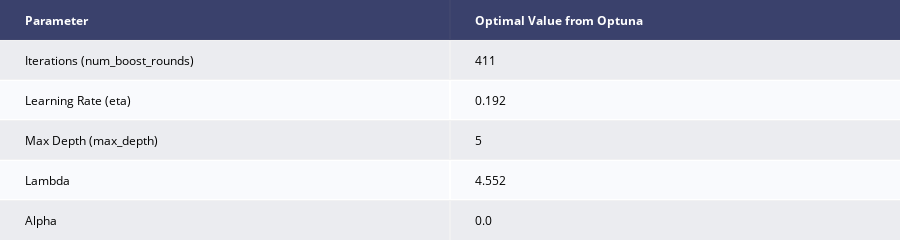

The code cell stored with this chart in its notebook:
### Markdown cell above
Trend Model + XGBoost + Optuna

### Code cell
# Suppress optuna log messages
optuna.logging.set_verbosity(optuna.logging.WARNING) 

# Optuna objective function
def objective_trend_xgb(trial):
    
    # Get data for the trend model
    xtrain_reg = df_train.get_column("Time_index").to_numpy()
    xvalid_reg = df_valid.get_column("Time_index").to_numpy()

    xtrain_reg = xtrain_reg.reshape(-1,1)
    xvalid_reg = xvalid_reg.reshape(-1,1)
    
    ytrain = df_train.get_column("Vehicles").to_numpy()
    yvalid = df_valid.get_column("Vehicles").to_numpy()
    
    # Train and predict w/ the trend model
    reg_model = LinearRegression().fit(xtrain_reg, ytrain)

    # Predicting
    reg_preds_train = reg_model.predict(xtrain_reg)
    reg_preds_valid = reg_model.predict(xvalid_reg)
    
    # Calculate the residuals
    reg_resids_train = (ytrain - reg_preds_train)
    reg_resids_valid = (yvalid - reg_preds_valid)
    
    # Get the data for the XGB model
    xtrain_xgb = df_train.drop(["DateTime", "Junction", "Vehicles"]).to_numpy()
    xvalid_xgb = df_valid.drop(["DateTime", "Junction", "Vehicles"]).to_numpy()
    
    dmat_train = xgb.DMatrix(xtrain_xgb, label = reg_resids_train)
    dmat_valid = xgb.DMatrix(xvalid_xgb, label = reg_resids_valid)
    
    # Suggest hyperparameters
    params = {'objective': 'reg:squarederror',
              'eval_metric': 'rmse',
              'seed': 19970507,
              'eta': trial.suggest_float("eta", 1e-2, 0.25, log = True),
              'max_depth': trial.suggest_int("max_depth", 1, 14),
              'lambda': trial.suggest_float("lambda", 1e-8, 100.0, log = True),
              'alpha': trial.suggest_float("alpha", 1e-8, 100.0, log = True),
               'learning_rate':0.02,
             }
    
    # To evaluate training progress (set verbose_eval = True)
    watchlist = [(dmat_train, 'train'), (dmat_valid, 'eval')]
    
    # Train and predict w/ the XGBoost model
    xgb_model = xgb.train(params, 
                          dtrain = dmat_train, 
                          num_boost_round = trial.suggest_int("num_boost_round", 20, 3000),
                          evals = watchlist,
                          verbose_eval = False)
    
    xgb_preds_valid = xgb_model.predict(dmat_valid) 
    
    # Sum the final predictions
    trend_xgb_preds_valid = (reg_preds_valid + xgb_preds_valid)
    
    # Return the RMSE
    return math.sqrt(mean_squared_error(yvalid,  trend_xgb_preds_valid))
    

# Set up and run the Optuna study
study_trend_xgb = optuna.create_study(direction = 'minimize')
study_trend_xgb.optimize(objective_trend_xgb, n_trials = 10)

# Create a table showing the best parameters
trend_xgb_table = [["Parameter", "Optimal Value from Optuna"],
                  ["Iterations (num_boost_rounds)", study_trend_xgb.best_params['num_boost_round']],
                  ['Learning Rate (eta)', round(study_trend_xgb.best_params['eta'], 3)],
                  ['Max Depth (max_depth)', round(study_trend_xgb.best_params['max_depth'], 3)],
                  ['Lambda', round(study_trend_xgb.best_params['lambda'], 3)],
                  ['Alpha', round(study_trend_xgb.best_params['alpha'], 3)]]

ff.create_table(trend_xgb_table)

### Figure 1 — Plotly figure (JSON) as saved in the notebook; plotly's stock layout.template omitted (floating-point values rounded to 4 significant figures)
{"data": [{"colorscale": [[0, "#00083e"], [0.5, "#ededee"], [1, "#ffffff"]], "hoverinfo": "none", "opacity": 0.75, "showscale": false, "type": "heatmap", "z": [[0, 0], [0.5, 0.5], [1, 1], [0.5, 0.5], [1, 1], [0.5, 0.5]]}], "layout": {"annotations": [{"align": "left", "font": {"color": "#ffffff"}, "showarrow": false, "text": "<b>Parameter</b>", "x": -0.45, "xanchor": "left", "xref": "x", "y": 0, "yref": "y"}, {"align": "left", "font": {"color": "#ffffff"}, "showarrow": false, "text": "<b>Optimal Value from Optuna</b>", "x": 0.55, "xanchor": "left", "xref": "x", "y": 0, "yref": "y"}, {"align": "left", "font": {"color": "#000000"}, "showarrow": false, "text": "Iterations (num_boost_rounds)", "x": -0.45, "xanchor": "left", "xref": "x", "y": 1, "yref": "y"}, {"align": "left", "font": {"color": "#000000"}, "showarrow": false, "text": "411", "x": 0.55, "xanchor": "left", "xref": "x", "y": 1, "yref": "y"}, {"align": "left", "font": {"color": "#000000"}, "showarrow": false, "text": "Learning Rate (eta)", "x": -0.45, "xanchor": "left", "xref": "x", "y": 2, "yref": "y"}, {"align": "left", "font": {"color": "#000000"}, "showarrow": false, "text": "0.192", "x": 0.55, "xanchor": "left", "xref": "x", "y": 2, "yref": "y"}, {"align": "left", "font": {"color": "#000000"}, "showarrow": false, "text": "Max Depth (max_depth)", "x": -0.45, "xanchor": "left", "xref": "x", "y": 3, "yref": "y"}, {"align": "left", "font": {"color": "#000000"}, "showarrow": false, "text": "5", "x": 0.55, "xanchor": "left", "xref": "x", "y": 3, "yref": "y"}, {"align": "left", "font": {"color": "#000000"}, "showarrow": false, "text": "Lambda", "x": -0.45, "xanchor": "left", "xref": "x", "y": 4, "yref": "y"}, {"align": "left", "font": {"color": "#000000"}, "showarrow": false, "text": "4.552", "x": 0.55, "xanchor": "left", "xref": "x", "y": 4, "yref": "y"}, {"align": "left", "font": {"color": "#000000"}, "showarrow": false, "text": "Alpha", "x": -0.45, "xanchor": "left", "xref": "x", "y": 5, "yref": "y"}, {"align": "left", "font": {"color": "#000000"}, "showarrow": false, "text": "0.0", "x": 0.55, "xanchor": "left", "xref": "x", "y": 5, "yref": "y"}], "height": 230, "margin": {"b": 0, "l": 0, "r": 0, "t": 0}, "xaxis": {"dtick": 1, "gridwidth": 2, "showticklabels": false, "tick0": -0.5, "ticks": "", "zeroline": false}, "yaxis": {"autorange": "reversed", "dtick": 1, "gridwidth": 2, "showticklabels": false, "tick0": 0.5, "ticks": "", "zeroline": false}}}
